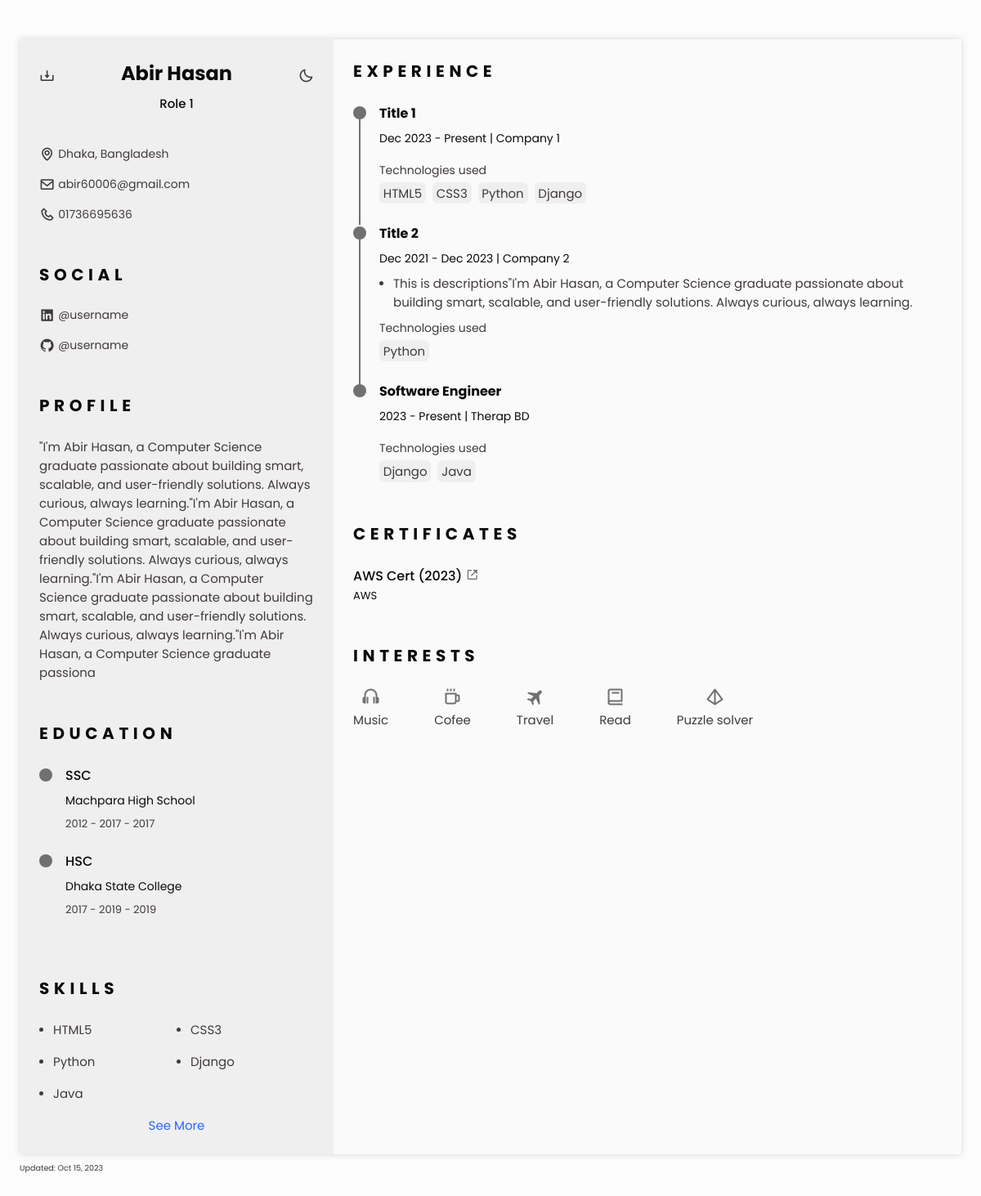
The page /digital_cv/ on the database its author committed.
### apps/portfolio/models.py (models this page shows, shortened)
class Personal(models.Model):
    name = models.CharField(max_length=50, blank=True, null=True)
    role = models.TextField(max_length=500, blank=True, null=True)
    mini_description = models.TextField(max_length=500, blank=True, null=True)
    cv_description = models.TextField(max_length=500, blank=True, null=True)
    cv_link = models.URLField(blank=True, null=True)
    photo = models.ImageField(upload_to='profile_pics/main', blank=True, null=True)
    github = models.URLField(blank=True, null=True)
    linkedin = models.URLField(blank=True, null=True)
    phone = models.CharField(max_length=20, blank=True, null=True)
    email = models.EmailField(blank=True, null=True)
    location = models.CharField(max_length=50, blank=True, null=True)

class Education(models.Model):
    school_name = models.CharField(max_length=200)
    degree = models.CharField(max_length=200)
    start_date = models.CharField(max_length=7)  # Store as string in "MMM YYYY" format
    end_date = models.CharField(max_length=7, null=True, blank=True)  # Store as string in "MMM YYYY" format
    @property
    def formatted_start_date(self):
        if len(self.start_date) == 7:
            month = self.start_date[:3].capitalize()
            year = self.start_date[3:]
            return f"{month} {year}"
        return self.start_date
    @property
    def formatted_end_date(self):
        if len(self.end_date) == 7:
            month = self.end_date[:3].capitalize()
            year = self.end_date[3:]
            return f"{month} {year}"
        return self.end_date
    class Meta:
        ordering = ['start_date']
    def date_range(self):
        return f"{self.formatted_start_date} - {self.formatted_end_date}"

class Technology(models.Model):
    name = models.CharField(max_length=100)
    photo = models.URLField(blank=True, null=True)

class Experience(models.Model):
    title = models.CharField(max_length=200)
    company = models.CharField(max_length=200)
    start_date = models.CharField(max_length=7)  # Store as string in "MMM YYYY" format
    end_date = models.CharField(max_length=7, null=True, blank=True)  # Store as string in "MMM YYYY" format
    is_current = models.BooleanField(default=False)
    technologies = models.ManyToManyField('Technology')
    @property
    def formatted_start_date(self):
        if len(self.start_date) == 7:
            month = self.start_date[:3].capitalize()
            year = self.start_date[3:]
            return f"{month} {year}"
        return self.start_date
    @property
    def formatted_end_date(self):
        if len(self.end_date) == 7:
            month = self.end_date[:3].capitalize()
            year = self.end_date[3:]
            return f"{month} {year}"
        return self.end_date

class Description(models.Model):
    text = models.TextField()
    experience = models.ForeignKey(Experience, on_delete=models.CASCADE, related_name='descriptions')
    order_number = models.PositiveIntegerField(default=0)
    class Meta:
        unique_together = ('experience', 'order_number')

class Portfolio(models.Model):
    FILTER_CHOICES = [
        ('filter-project', 'Project'),
        ('filter-certification', 'Certification'),
        ('filter-badge', 'Badge'),
    ]
    name = models.CharField(max_length=100)
    filter = models.CharField(max_length=50, choices=FILTER_CHOICES)
    issuer = models.ForeignKey(Issuing_Organization, on_delete=models.CASCADE, null=True, blank=True)
    year = models.CharField(max_length=4, null=True, blank=True)
    object_fit = models.CharField(max_length=100, null=True, blank=True)
    def get_upload_to(self, filename):
        if self.filter == 'filter-project':
            return 'portfolio/project/{}'.format(filename)
        elif self.filter == 'filter-certification':
            return 'portfolio/certification/{}'.format(filename)
        elif self.filter == 'filter-badge':
            return 'portfolio/badge/{}'.format(filename)
    photo = models.ImageField(upload_to=get_upload_to, blank=True, null=True)
    link1 = models.URLField(blank=True, null=True)
    link2 = models.URLField(blank=True, null=True)
    link3 = models.URLField(blank=True, null=True)

class Issuing_Organization(models.Model):
    name = models.CharField(max_length=100)

### apps/portfolio/views.py (the view)
# urls.py: path('digital_cv/', DigitalCVPageView.as_view(), name='digital_cv'),
class DigitalCVPageView(TemplateView):
    template_name = 'portfolio/digital_cv.html'
    def get_context_data(self, **kwargs):
        context = super().get_context_data(**kwargs)
        experiences = Experience.objects.all()
        for experience in experiences:
            descriptions = Description.objects.filter(experience=experience).order_by('order_number')
            experience.descriptions.set(descriptions)
        context['experiences'] = experiences
        context['personal'] = Personal.objects.all()
        context['education'] = Education.objects.all()
        context['technologies'] = Technology.objects.all()
        context['portfolio'] = Portfolio.objects.filter(
            Q(filter='filter-certification')
        )
        grouped_portfolio = {}
        portfolios = sorted(context['portfolio'], key=attrgetter('year'), reverse=True)
        for item in portfolios:
            issuer_name = item.issuer.name if item.issuer else "Unknown Issuer"
            if issuer_name not in grouped_portfolio:
                grouped_portfolio[issuer_name] = []
            grouped_portfolio[issuer_name].append(item)
        context['grouped_portfolio'] = grouped_portfolio
        return context

### templates/portfolio/digital_cv.html (shortened to what this page needs)
{% load static %}
<!DOCTYPE html>
<html lang="en">
<head>
    <link rel="stylesheet" href="https://cdn.jsdelivr.net/npm/boxicons@latest/css/boxicons.min.css">
    <link rel="stylesheet" href="{% static 'assets/css/styles_cv.css' %}">
</head>
<body>
    <main class="l-main bd-container">
        <div class="resume" id="area-cv">
            <div class="resume__left">
                {% for personal_info in personal %}
                <section class="home" id="home">
                    {% for personal_info in personal %}
                    <div class="home__container section bd-grid">
                        <div class="home__data bd-grid">
                            <h1 class="home__title"><b>{{ personal_info.name }}</b></h1>
                            <h3 class="home__profession">{{ personal_info.role }}</h3>
                        </div>
                        <div class="home__address bd-grid">
                            <span class="home__information">
                                <i class='bx bx-map home__icon'></i> {{ personal_info.location }}
                            </span>
                            <a href="mailto:rubico.adrian@gmail.com" target="_black" class="home__information">
                                <i class='bx bx-envelope home__icon'></i> {{ personal_info.email }}
                            </a>
                            <a href="tel:+639219607099" target="_black" class="home__information">
                                <i class='bx bx-phone home__icon'></i> {{ personal_info.phone }}
                            </a>
                        </div>
                    </div>
                    <i class="bx bx-moon change-theme" title="Theme" id="theme-button"></i>
                    <a title="Download PDF" class="bx bx-download generate-pdf"
                       {% if personal_info.cv_file %}
                       href="{{ personal_info.cv_file.url }}"
                       {% else %}
                       href="#" onclick="alert('CV download is currently unavailable. Please check back later.');"
                       {% endif %}
                       target="_blank"></a>
                    {% endfor %}
                </section>
                <section class="social section">
                    <h2 class="section-title">SOCIAL</h2>
                    <div class="social__container bd-grid">
                        <a href="{{ personal_info.linkedin }}" target="_blank" class="social__link">
                            <i class='bx bxl-linkedin-square social__icon'></i> @username
                        </a>
                        <a href="{{ personal_info.github }}" target="_blank" class="social__link">
                            <i class='bx bxl-github social__icon'></i> @username
                        </a>
                    </div>
                </section>
                <section class="profile section" id="profile">
                    <h2 class="section-title">Profile</h2>
                    <p class="profile__description">
                        {{ personal_info.cv_description }}
                    </p>
                </section>
                {% endfor %}
                <section class="education section" id="education">
                    <h2 class="section-title">Education</h2>
                    {% for education_info in education %}
                    <div class="education__container bd-grid">
                        <div class="education__content">
                            <div class="education__time">
                                <span class="education__rounder"></span>
                            </div>
                            <div class="education__data bd-grid">
                                <h3 class="education__title">{{ education_info.degree }}</h3>
                                <span class="education__studies">{{ education_info.school_name }}</span>
                                <span class="education__year">
                                    {{ education_info.date_range  }} -
                                    {% if education_info.is_current %}
                                    Present
                                    {% else %}
                                    {{ education_info.formatted_end_date }}
                                    {% endif %}
                                </span>
                            </div>
                        </div>
                    </div>
                    <br>
                    {% endfor %}
                </section>
                <section class="skills section hide" id="skills">
                    <h2 class="section-title">Skills</h2>
                    <div class="skills__content bd-grid">
                        {% for technologies_skills in technologies %}
                        <div class="skills__name">
                            <span class="skills__circle"></span> {{ technologies_skills.name }}
                        </div>
                        {% endfor %}
                    </div>
                    <a href="#" class="skills-button" id="skills-button">See More</a>
                </section>
            </div>
            <div class="resume__right">
                <section class="experience section" id="experience">
                    <h2 class="section-title">Experience</h2>
                    <div class="experience__container bd-grid">
                        {% for experience in experiences %}
                        <div class="experience__content">
                            <div class="experience__time">
                                <span class="experience__rounder"></span>
                                <span class="experience__line"></span>
                            </div>
                            <div class="experience__data bd-grid">
                                <h3 class="experience__title"><strong>{{ experience.title }}</strong></h3>
                                <span class="experience__company">
                                    {{ experience.formatted_start_date }} -
                                    {% if experience.is_current %}
                                    Present
                                    {% else %}
                                    {{ experience.formatted_end_date }}
                                    {% endif %}
                                    | {{ experience.company }}
                                </span>
                                <ul class="experience__list">
                                    {% for description in experience.descriptions.all|dictsort:"order_number" %}
                                    <li class="experience__description">
                                        <span class="experience__circle"></span>
                                        <div>{{ description.text }}</div>
                                    </li>
                                    {% endfor %}
                                </ul>
                                <div class="experience__technologies">
                                    <span>Technologies used</span>
                                    <ul class="experience__technologies-list">
                                        {% for technology in experience.technologies.all %}
                                        <li class="experience__technologies-item">{{ technology.name }}</li>
                                        {% endfor %}
                                    </ul>
                                </div>
                            </div>
                        </div>
                        {% endfor %}
                    </div>
                </section>
                <section class="certificate section" id="certificates">
                    <h2 class="section-title">Certificates</h2>
                    <div class="certificate__container bd-grid">
                        {% for issuer, portfolio_group in grouped_portfolio.items %}
                            <div class="certificate__content bd-grid">
                                {% for portfolio_info in portfolio_group %}
                                    <h3 class="certificate__title">{{ portfolio_info.name }} ({{ portfolio_info.year }}) <a class="nav__linkcert" href="{{ portfolio_info.link3 }}" target="_blank"><i class='bx bx-link-external'></i></a></h3>
                                {% endfor %}
                                <span class="certificate__company">{{ issuer }}</span>
                            </div>
                        {% endfor %}
                    </div>
                </section>
                <section class="interests section">
                    <h2 class="section-title">Interests</h2>
                    <div class="interests__container bd-grid">
                        <div class="interests__content">
                            <i class="bx bx-headphone interests__icon"></i>
                            <span class="interests__name">Music</span>
                        </div>
                        <div class="interests__content">
                            <i class="bx bx-coffee interests__icon"></i>
                            <span class="interests__name">Cofee</span>
                        </div>
                        <div class="interests__content">
                            <i class="bx bxs-plane-alt interests__icon"></i>
                            <span class="interests__name">Travel</span>
                        </div>
                        <div class="interests__content">
                            <i class="bx bx-book interests__icon"></i>
                            <span class="interests__name">Read</span>
                        </div>
                        <div class="interests__content">
                            <i class='bx bx-pyramid interests__icon'></i>
                            <span class="interests__name">Puzzle solver</span>
                        </div>
                    </div>
                </section>
            </div>
        </div>
        <p class="updated">Updated: Oct 15, 2023</p>
    </main>
</body>
</html>

### rows shown on the page
Personal: name "Abir Hasan", role "Role 1", location "Dhaka, Bangladesh", email "abir60006@gmail.com", phone "01736695636", cv_description "\"I'm Abir Hasan, a Computer Science graduate passionate about building smart, scalable, and user-friendly solutions. Always curious, always learning.\"I'm Abir Hasan, a Computer Science graduate passionate about building smart, scalable, and user-friendly solutions. Always curious, always learning.\"I'm Abir Hasan, a Computer Science graduate passionate about building smart, scalable, and user-friendly solutions. Always curious, always learning.\"I'm Abir Hasan, a Computer Science graduate passiona"
Education: degree "SSC", school_name "Machpara High School", date_range "2012 - 2017", formatted_end_date "2017"
Education: degree "HSC", school_name "Dhaka State College", date_range "2017 - 2019", formatted_end_date "2019"
Technology: name "HTML5"
Technology: name "CSS3"
Technology: name "Python"
Technology: name "Django"
Technology: name "Java"
Experience: title "Title 1", formatted_start_date "Dec 2023", is_current "Present", company "Company 1"
Experience: title "Title 2", formatted_start_date "Dec 2021", formatted_end_date "Dec 2023", company "Company 2"
Description: text "This is descriptions\"I'm Abir Hasan, a Computer Science graduate passionate about building smart, scalable, and user-friendly solutions. Always curious, always learning."
Experience: title "Software Engineer", formatted_start_date "2023", is_current "Present", company "Therap BD"
Portfolio: name "AWS Cert", year "2023", name "AWS"
